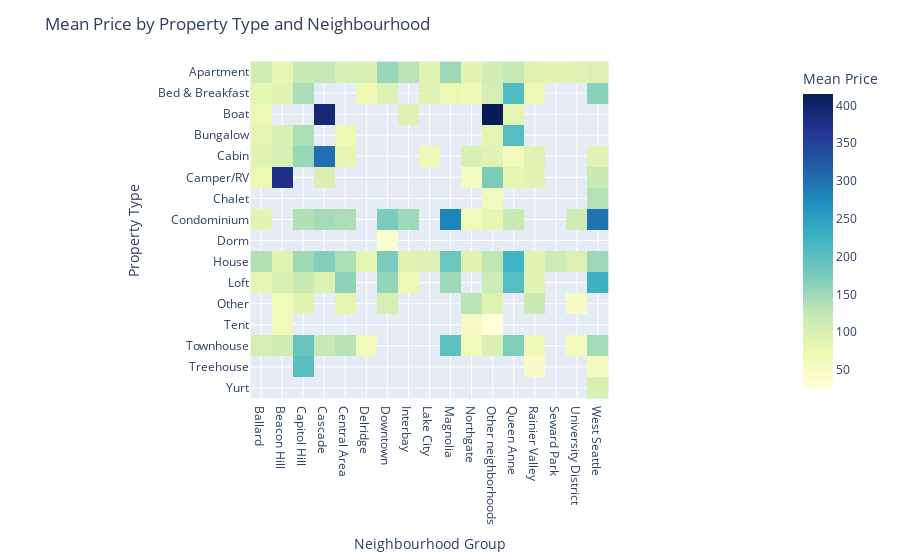

Notebook source saved alongside this figure:
### Code cell
import plotly.express as px

# Reshape the mean_price_by_type_neighbourhood data into a pivot table
pivot_table = mean_price_by_type_neighbourhood.unstack()

# Create an interactive heatmap plot with Plotly
fig = px.imshow(pivot_table,
                labels=dict(x='Neighbourhood Group', y='Property Type', color='Mean Price'),
                x=pivot_table.columns,
                y=pivot_table.index,
                color_continuous_scale='YlGnBu')

# Configure the layout
fig.update_layout(
    title='Mean Price by Property Type and Neighbourhood',
    xaxis=dict(title='Neighbourhood Group'),
    yaxis=dict(title='Property Type'),
    coloraxis_colorbar=dict(title='Mean Price')
)

# Show the plot
fig.show()

### Figure 1 — Plotly figure (JSON) as saved in the notebook; plotly's stock layout.template omitted (floating-point values rounded to 4 significant figures; data arrays with more than 128 entries replaced by an {"elided": "..."} marker saying what was removed)
{"data": [{"coloraxis": "coloraxis", "hovertemplate": "Neighbourhood Group: %{x}<br>Property Type: %{y}<br>Mean Price: %{z}<extra></extra>", "name": "0", "type": "heatmap", "x": ["Ballard", "Beacon Hill", "Capitol Hill", "Cascade", "Central Area", "Delridge", "Downtown", "Interbay", "Lake City", "Magnolia", "Northgate", "Other neighborhoods", "Queen Anne", "Rainier Valley", "Seward Park", "University District", "West Seattle"], "xaxis": "x", "y": ["Apartment", "Bed & Breakfast", "Boat", "Bungalow", "Cabin", "Camper/RV", "Chalet", "Condominium", "Dorm", "House", "Loft", "Other", "Tent", "Townhouse", "Treehouse", "Yurt"], "yaxis": "y", "z": {"elided": "16x17 float values"}}], "layout": {"coloraxis": {"colorbar": {"title": {"text": "Mean Price"}}, "colorscale": [[0, "rgb(255,255,217)"], [0.125, "rgb(237,248,177)"], [0.25, "rgb(199,233,180)"], [0.375, "rgb(127,205,187)"], [0.5, "rgb(65,182,196)"], [0.625, "rgb(29,145,192)"], [0.75, "rgb(34,94,168)"], [0.875, "rgb(37,52,148)"], [1, "rgb(8,29,88)"]]}, "margin": {"t": 60}, "title": {"text": "Mean Price by Property Type and Neighbourhood"}, "xaxis": {"anchor": "y", "constrain": "domain", "domain": [0, 1], "scaleanchor": "y", "title": {"text": "Neighbourhood Group"}}, "yaxis": {"anchor": "x", "autorange": "reversed", "constrain": "domain", "domain": [0, 1], "title": {"text": "Property Type"}}}}
